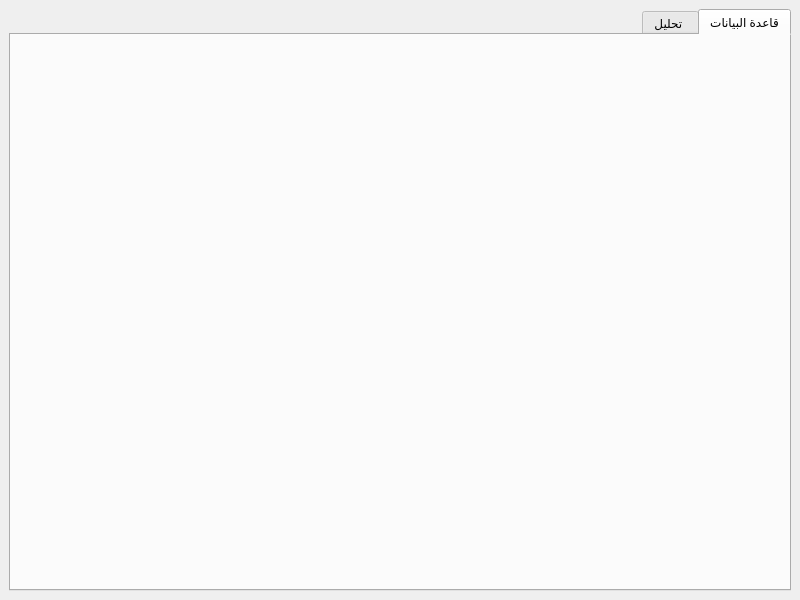
<?xml version="1.0" encoding="UTF-8"?>
<ui version="4.0">
 <class>MainWindow</class>
 <widget class="QMainWindow" name="MainWindow">
  <property name="geometry">
   <rect>
    <x>0</x>
    <y>0</y>
    <width>800</width>
    <height>600</height>
   </rect>
  </property>
  <property name="windowTitle">
   <string>أوتار</string>
  </property>
  <property name="windowIcon">
   <iconset resource="../resources/resources.qrc">
    <normaloff>:/icons/images/audio_clip.png</normaloff>:/icons/images/audio_clip.png</iconset>
  </property>
  <property name="layoutDirection">
   <enum>Qt::RightToLeft</enum>
  </property>
  <property name="locale">
   <locale language="Arabic" country="Lebanon"/>
  </property>
  <widget class="QWidget" name="centralwidget">
   <layout class="QGridLayout" name="gridLayout_2">
    <item row="0" column="0">
     <layout class="QGridLayout" name="gridLayout">
      <item row="0" column="0">
       <widget class="QTabWidget" name="tabWidget">
        <property name="layoutDirection">
         <enum>Qt::RightToLeft</enum>
        </property>
        <property name="currentIndex">
         <number>0</number>
        </property>
        <property name="iconSize">
         <size>
          <width>24</width>
          <height>24</height>
         </size>
        </property>
        <widget class="QWidget" name="db_tab">
         <attribute name="icon">
          <iconset resource="../resources/resources.qrc">
           <normaloff>:/icons/images/database.ico</normaloff>:/icons/images/database.ico</iconset>
         </attribute>
         <attribute name="title">
          <string>قاعدة البيانات</string>
         </attribute>
         <layout class="QVBoxLayout" name="verticalLayout_3"/>
        </widget>
        <widget class="QWidget" name="detection_tab">
         <attribute name="icon">
          <iconset resource="../resources/resources.qrc">
           <normaloff>:/icons/images/Audio Library.ico</normaloff>:/icons/images/Audio Library.ico</iconset>
         </attribute>
         <attribute name="title">
          <string>تحليل </string>
         </attribute>
         <layout class="QVBoxLayout" name="verticalLayout_2"/>
        </widget>
       </widget>
      </item>
     </layout>
    </item>
   </layout>
  </widget>
 </widget>
 <resources>
  <include location="../resources/resources.qrc"/>
 </resources>
 <connections/>
</ui>
